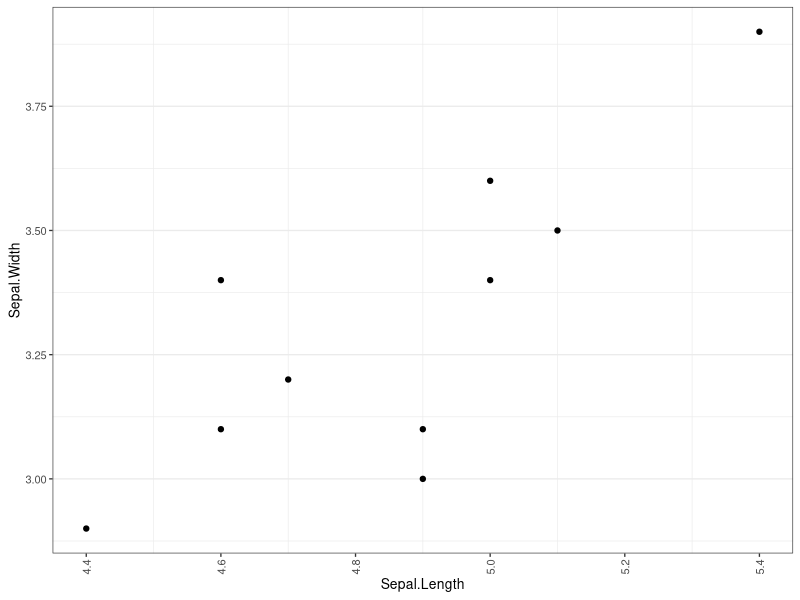

Reproduce this figure in R. (Note: this script raises an error after producing the figure.)
## ---- chunk 1

library(here) # For project-specific paths
library(ggplot2) # For plotting
library(tidyverse) # For tidy manipulation of data
library(stringr) # For string manipulation

knitr::opts_chunk$set(echo = T, warning = F, message = F)

# Set defaults for ggplots
theme_rhr <- theme_set(
    theme_bw(
        base_family = "Helvetica",
        base_size = 10
    ) +
        theme(
            panel.grid.major.x = element_blank(),
            legend.position = "top",
            axis.text.x = element_text(angle = 90, hjust = 1, vjust = 0.5),
            axis.title.y = element_text(vjust = 0.6),
            panel.spacing = unit(0.1, "lines")
        )
)
## ---- chunk 2

iris_10 <- data.frame(iris[1:10, ])

iris_10 %>%
    ggplot(aes(
        x = Sepal.Length,
        y = Sepal.Width
    )) +
    geom_point()
## ---- chunk 3
# Session info
library("sessioninfo")
options(width = 120)
session_info()
